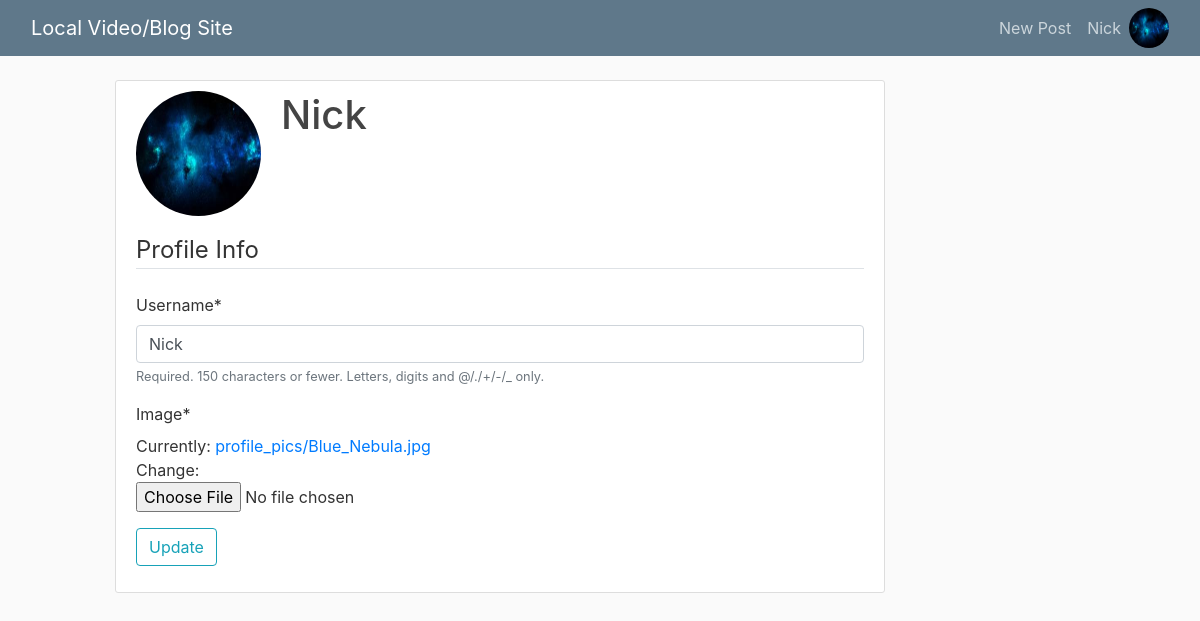
/profile/ (signed in), run on the app's committed database.
### users/models.py (models this page shows, shortened)
class CustomUser(AbstractUser):
  user_ip = models.GenericIPAddressField(blank=True, null=True, unique=True)
  password = models.GenericIPAddressField(blank=True, null=True)

class Profile(models.Model):
  user = models.OneToOneField(get_user_model(), on_delete=models.CASCADE) # Cascade removes profile if user is deleted
  image = models.ImageField(default='default.jpg', upload_to='profile_pics')

### users/views.py (the view)
# urls.py: path('profile/', user_views.profile, name='profile'),
@login_required
def profile(request):
  if request.method == 'POST':
    u_form = CustomUserChangeForm(request.POST, instance=request.user)
    p_form = ProfileUpdateForm(request.POST,
                               request.FILES,
                               instance=request.user.profile)
    if u_form.is_valid() and p_form.is_valid():
      u_form.save()
      p_form.save()
      messages.success(request, f'Your account has been updated!')
      return redirect('profile')
  else :
    u_form = CustomUserChangeForm(instance=request.user)
    p_form = ProfileUpdateForm(instance=request.user.profile)
  context = {
    'u_form': u_form,
    'p_form': p_form
  }
  return render(request, 'users/profile.html', context)

### users/forms.py
class CustomUserChangeForm(forms.ModelForm):
  class Meta:
    model = CustomUser
    fields = ('username',)

class ProfileUpdateForm(forms.ModelForm):
  class Meta:
    model = Profile
    fields = ('image',)

### users/templates/users/profile.html (shortened to what this page needs)
{% extends "posts/base.html" %}
{% load crispy_forms_tags %}
{% block content %}
  <div class="content-section">
    <div class="media">
      <img class="rounded-circle account-img" src="{{ user.profile.image.url }}">
      <div class="media-body">
        <h2 class="account-heading">{{ user.username }}</h2>
      </div>
    </div>
    <form method="POST" enctype="multipart/form-data">
      <fieldset>
        <legend class="border-bottom mb-4">Profile Info</legend>
        {{ u_form|crispy }}
        {{ p_form|crispy }}
      </fieldset>
      <div class="form-group">
        <button class="btn btn-outline-info" type="submit">Update</button>
      </div>
    </form>
  </div>
{% endblock content %}

### posts/templates/posts/base.html (shortened to what this page needs)
{% extends "posts/shell.html" %}
{% block body %}
    <header class="site-header">
      <nav class="navbar navbar-expand-md navbar-dark bg-steel fixed-top">
        <div class="container-fluid">
          <a class="navbar-brand mr-4" href="/">Local Video/Blog Site</a>
          <div class="collapse navbar-collapse" id="navbarToggle">
            <div class="navbar-nav">
              {% if user.is_authenticated %}
                <a class="nav-item nav-link" href="{% url 'post-create' %}">New Post</a>
                <a class="nav-item nav-link" href="{% url 'profile' %}">{{ user }}</a>
                <a href="{% url 'profile' %}">
                  <img src="{{ user.profile.image.url }}" width="40" height="40" class="rounded-circle">
                </a>
              {% else %}
                <a class="nav-item nav-link" href="{% url 'login' %}">Login</a>
                <a class="nav-item nav-link" href="{% url 'register' %}">Register</a>
              {% endif %}
            </div>
          </div>
        </div>
      </nav>
    </header>
    <main role="main" class="container-fluid">
      <div class="row">
        <div class="col-md-1"></div>
        <div class="col-md-8">
          {% block content %}{% endblock %}
        </div>
        <div class="col-md-1"></div>
      </div>
    </main>
{% endblock body %}

### posts/static/posts/main.css (style rules this page uses)
body { background: #fafafa; color: #333333; margin-top: 5rem; }
h1, h2, h3, h4, h5, h6 { color: #444444; }
.bg-steel { background-color: #5f788a; }
.site-header .navbar-nav .nav-link { color: #cbd5db; }
.content-section { background: #ffffff; padding: 10px 20px; border: 1px solid #dddddd; border-radius: 3px; margin-bottom: 20px; }
.account-img { height: 125px; width: 125px; margin-right: 20px; margin-bottom: 16px; }
.account-heading { font-size: 2.5rem; }

### data on the page
CustomUser: username "Nick", profile.image (picture)
